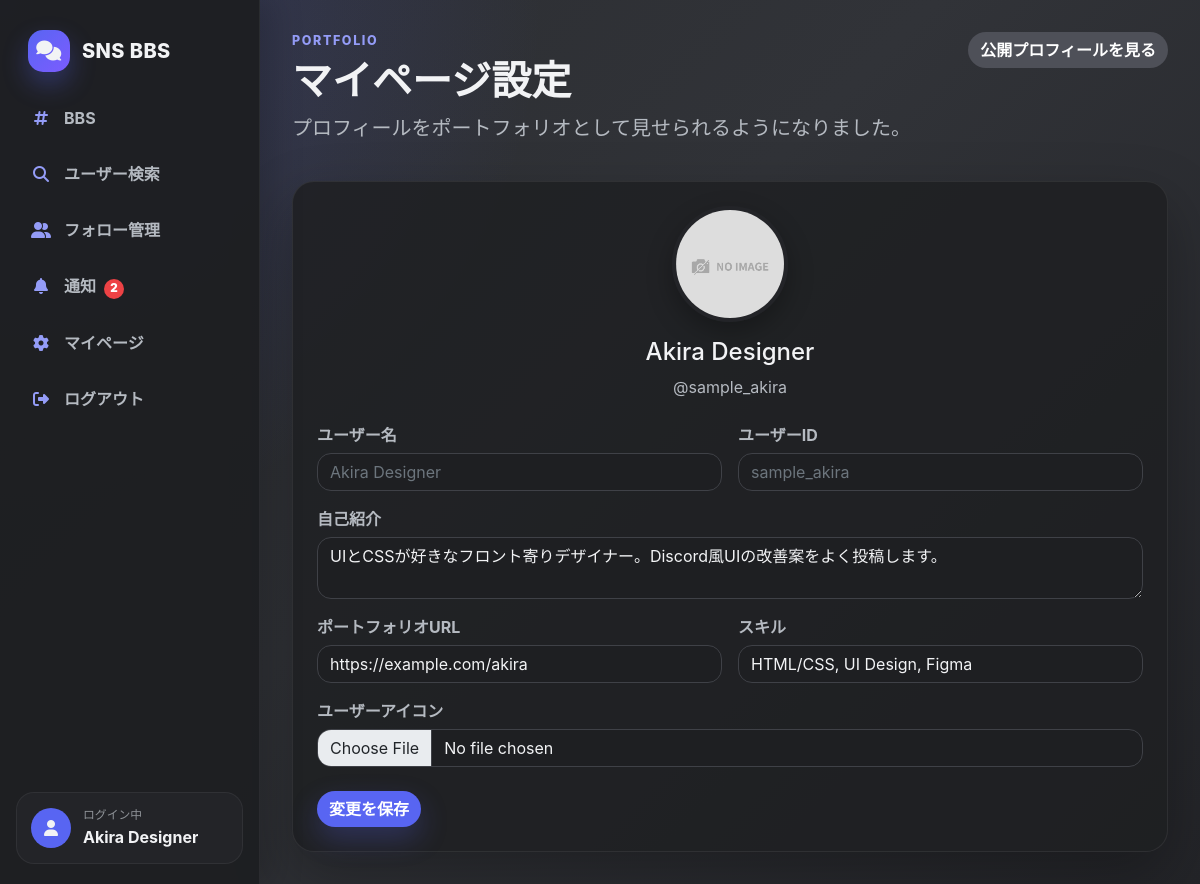
Page /setting (signed in) on the committed database.
### main/models.py (models this page shows)
class User(UserMixin, db.Model):
    id = db.Column(db.Integer, primary_key=True)
    username = db.Column(db.Text)
    login_user_id = db.Column(db.String(50), unique=True)
    password = db.Column(db.String(255))
    picture_path = db.Column(db.Text, nullable=True)
    bio = db.Column(db.Text, nullable=True)
    portfolio_url = db.Column(db.Text, nullable=True)
    skills = db.Column(db.Text, nullable=True)

### main/views.py (the view, shortened to what this page needs)
@app.route('/setting', methods=['GET', 'POST'])
@login_required
def setting():
    user = User.query.filter_by(login_user_id=current_user.login_user_id).first()
    return render_template('/setting.html')

### main/views.py (called while the page is built)
@login_manager.user_loader
def load_user(user_id):
    return User.query.get(int(user_id))

def unread_notification_count():
    if not current_user.is_authenticated:
        return 0
    return Notification.query.filter_by(user_id=current_user.id, is_read=False).count()

@app.context_processor
def inject_notification_count():
    return {'unread_notification_count': unread_notification_count()}

### main/templates/setting.html (shortened to what this page needs)
{% extends "layout.html" %}
{% from "macros.html" import validate_picture %}
{% block content %}
<section class="page-hero">
    <div>
        <p class="eyebrow">Portfolio</p>
        <h1>マイページ設定</h1>
        <p class="lead mt-2">プロフィールをポートフォリオとして見せられるようになりました。</p>
    </div>
    <a class="btn btn-secondary" href="{{ url_for('profile', user_id=current_user.id) }}">公開プロフィールを見る</a>
</section>
<form method="post" action="/setting" enctype="multipart/form-data">
    <div class="text-center mb-4">
        {{ validate_picture(current_user) }}
        <h2 class="h4 mt-3">{{ current_user.username }}</h2>
        <p class="muted-text">@{{ current_user.login_user_id }}</p>
    </div>
    <div class="row g-3">
        <div class="col-md-6">
            <label for="user_name">ユーザー名</label>
            <input id="user_name" type="text" class="form-control" name="user_name" placeholder="{{ current_user.username }}">
        </div>
        <div class="col-md-6">
            <label for="login_user_id">ユーザーID</label>
            <input id="login_user_id" type="text" class="form-control" name="login_user_id" placeholder="{{ current_user.login_user_id }}">
        </div>
        <div class="col-12">
            <label for="bio">自己紹介</label>
            <textarea id="bio" class="form-control" name="bio" placeholder="作っているもの、得意なこと、好きな技術など">{{ current_user.bio or '' }}</textarea>
        </div>
        <div class="col-md-6">
            <label for="portfolio_url">ポートフォリオURL</label>
            <input id="portfolio_url" type="url" class="form-control" name="portfolio_url" placeholder="https://example.com" value="{{ current_user.portfolio_url or '' }}">
        </div>
        <div class="col-md-6">
            <label for="skills">スキル</label>
            <input id="skills" type="text" class="form-control" name="skills" placeholder="Python, Flask, HTML/CSS" value="{{ current_user.skills or '' }}">
        </div>
        <div class="col-12">
            <label for="file">ユーザーアイコン</label>
            <input id="file" type="file" class="form-control" name="file">
        </div>
    </div>
    <button class="btn btn-primary mt-4" type="submit">変更を保存</button>
</form>
{% endblock %}

### main/templates/layout.html (shortened to what this page needs)
<!DOCTYPE html>
<html lang="ja">
<head>
    <link href="https://cdn.jsdelivr.net/npm/bootstrap@5.1.3/dist/css/bootstrap.min.css" rel="stylesheet">
    <link rel="stylesheet" href="https://cdnjs.cloudflare.com/ajax/libs/font-awesome/6.7.2/css/all.min.css">
    <link rel="stylesheet" href="{{ url_for('static', filename='css/style.css') }}">
</head>
<body>
    <div class="app-shell">
        <aside class="discord-sidebar">
            <a class="brand" href="{{ url_for('bbs') }}">
                <span class="brand-icon"><i class="fa-solid fa-comments"></i></span>
                <span>SNS BBS</span>
            </a>
            <nav class="side-nav" aria-label="メインメニュー">
                {% if current_user.is_authenticated %}
                <a href="{{ url_for('bbs') }}"><i class="fa-solid fa-hashtag"></i><span>BBS</span></a>
                <a href="{{ url_for('user_search') }}"><i class="fa-solid fa-magnifying-glass"></i><span>ユーザー検索</span></a>
                <a href="{{ url_for('follow_management') }}"><i class="fa-solid fa-user-group"></i><span>フォロー管理</span></a>
                <a href="{{ url_for('notifications') }}"><i class="fa-solid fa-bell"></i><span>通知{% if unread_notification_count %}<b class="nav-badge">{{ unread_notification_count }}</b>{% endif %}</span></a>
                <a href="{{ url_for('setting') }}"><i class="fa-solid fa-gear"></i><span>マイページ</span></a>
                <a href="{{ url_for('logout') }}"><i class="fa-solid fa-right-from-bracket"></i><span>ログアウト</span></a>
                {% else %}
                <a href="{{ url_for('login') }}"><i class="fa-solid fa-right-to-bracket"></i><span>ログイン</span></a>
                <a href="{{ url_for('signup') }}"><i class="fa-solid fa-user-plus"></i><span>新規登録</span></a>
                {% endif %}
            </nav>
            {% if current_user.is_authenticated %}
            <div class="side-profile">
                <div class="avatar-mini"><i class="fa-solid fa-user"></i></div>
                <div>
                    <small>ログイン中</small>
                    <strong>{{ current_user.username }}</strong>
                </div>
            </div>
            {% endif %}
        </aside>
        <main class="content-area">
            {% block content %}{% endblock %}
        </main>
    </div>
    <div class="toast-container position-fixed top-0 end-0 p-3" id="toast-area"></div>
</body>
</html>

### main/static/css/style.css (style rules this page uses)
:root { --bg: #313338; --surface: #2b2d31; --surface-soft: #383a40; --surface-card: #1e1f22; --sidebar: #1e1f22; --sidebar-hover: #35373c; --text: #f2f3f5; --muted: #b5bac1; --muted-dark: #8e9297; --border: #3f4147; --accent: #5865f2; --accent-hover: #4752c4; --green: #23a559; --danger: #ed4245; --shadow: 0 24px 60px rgba(0, 0, 0, .28); --radius-lg: 22px; --radius-md: 14px; }
* { box-sizing: border-box; }
body { min-height: 100vh; margin: 0; background: radial-gradient(circle at top left, rgba(88, 101, 242, .24), transparent 34rem), linear-gradient(135deg, #2b2d31 0%, #313338 45%, #232428 100%); color: var(--text); font-family: "Inter", "Segoe UI", system-ui, -apple-system, BlinkMacSystemFont, sans-serif; }
a { color: #c9cdfb; text-decoration: none; }
.app-shell { display: flex; min-height: 100vh; }
.discord-sidebar { position: fixed; inset: 0 auto 0 0; z-index: 10; display: flex; flex-direction: column; width: 260px; padding: 20px 16px; background: rgba(30, 31, 34, .96); border-right: 1px solid rgba(255, 255, 255, .06); box-shadow: 12px 0 30px rgba(0, 0, 0, .18); }
.brand, .mobile-brand { display: inline-flex; align-items: center; gap: 12px; color: var(--text); font-weight: 800; letter-spacing: .02em; }
.brand { padding: 10px 12px 22px; font-size: 1.25rem; }
.brand-icon { display: grid; place-items: center; width: 42px; height: 42px; border-radius: 15px; background: linear-gradient(135deg, var(--accent), #7c5cff); box-shadow: 0 12px 26px rgba(88, 101, 242, .32); }
.side-nav { display: grid; gap: 8px; }
.side-nav a { display: flex; align-items: center; gap: 12px; padding: 12px 14px; border-radius: var(--radius-md); color: var(--muted); font-weight: 700; transition: .18s ease; }
.nav-badge, .mobile-badge { display: inline-grid; place-items: center; min-width: 20px; height: 20px; margin-left: 8px; padding: 0 6px; border-radius: 999px; background: var(--danger); color: #fff; font-size: .72rem; }
.side-nav i { width: 22px; color: #949cf7; text-align: center; }
.side-profile { display: flex; align-items: center; gap: 12px; margin-top: auto; padding: 14px; border-radius: 18px; background: #232428; border: 1px solid rgba(255, 255, 255, .06); }
.side-profile small { display: block; color: var(--muted-dark); font-size: .74rem; }
.side-profile strong { display: block; max-width: 150px; overflow: hidden; color: var(--text); text-overflow: ellipsis; white-space: nowrap; }
.avatar-mini { display: grid; place-items: center; width: 40px; height: 40px; border-radius: 50%; background: var(--accent); }
.content-area { width: calc(100% - 260px); margin-left: 260px; padding: 32px; }
.page-hero { display: flex; align-items: flex-start; justify-content: space-between; gap: 18px; margin-bottom: 22px; }
.eyebrow { margin: 0 0 6px; color: #949cf7; font-size: .78rem; font-weight: 800; letter-spacing: .13em; text-transform: uppercase; }
h1, h2, h3 { margin: 0; color: var(--text); font-weight: 800; }
.lead, .muted-text, label, .form-text { color: var(--muted); }
.discord-card, form, .table-wrap { border: 1px solid rgba(255, 255, 255, .07); border-radius: var(--radius-lg); background: rgba(30, 31, 34, .84); box-shadow: var(--shadow); }
.discord-card, form { padding: 24px; }
.form-control, input, textarea { width: 100%; border: 1px solid var(--border) !important; border-radius: 14px !important; background: #1e1f22 !important; color: var(--text) !important; }
textarea { min-height: 140px; padding: 12px 14px; resize: vertical; }
label { margin-bottom: 6px; font-weight: 700; }
.btn, button, input[type="submit"] { border: 0; border-radius: 999px !important; font-weight: 800; transition: transform .16s ease, background .16s ease, box-shadow .16s ease; }
.btn-primary, button.btn-primary, input.btn-primary { background: var(--accent) !important; box-shadow: 0 12px 28px rgba(88, 101, 242, .26); }
.btn-secondary { background: #4e5058 !important; }

### rows in the picture
User: username "Akira Designer", login_user_id "sample_akira", user_name "Akira Designer", bio "UIとCSSが好きなフロント寄りデザイナー。Discord風UIの改善案をよく投稿します。", portfolio_url "https://example.com/akira", skills "HTML/CSS, UI Design, Figma"

### other values in the picture
{{ unread_notification_count }} "2"
